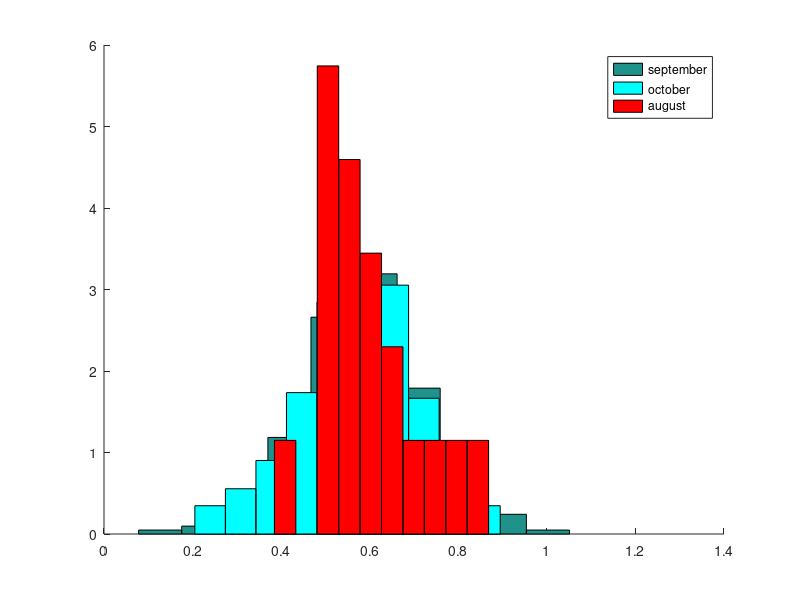

MATLAB code to generate this figure:
clear
clf
octoberSentiments = [0.625964145185
0.498714140424
0.625712509953
0.622794792251
0.680372831673
0.682143780561
0.605777213023
0.756763802978
0.47959167592
0.755139985505
0.459437417834
0.416676958084
0.780352363258
0.800194909526
0.734811613961
0.697353958444
0.316244708293
0.49364625099
0.339911275585
0.508274561582
0.840773831964
0.642440416695
0.633539796524
0.611443820928
0.510338035637
0.456272097453
0.70446170154
0.681349319614
0.205152715682
0.278081820493
0.663733472802
0.578058449258
0.334550712561
0.603358520842
0.507382119672
0.797171754433
0.266499955364
0.407421704121
0.228337850931
0.451031020065
0.894657189521
0.611172009737
0.475656756527
0.750357794568
0.728169137724
0.63027442039
0.727079536335
0.64337144285
0.59030893928
0.88549851049
0.551912905212
0.457644134842
0.668067785285
0.454969130066
0.653930636704
0.539523792574
0.730900623558
0.698810853301
0.734922131084
0.698748117232
0.625577489413
0.710409164664
0.389283012877
0.461705885308
0.433811228919
0.675617301503
0.641650132673
0.532454193175
0.688073141702
0.61508485056
0.83801134925
0.577513335428
0.626086431946
0.510437854435
0.57992882335
0.579647843994
0.718409521638
0.62209300788
0.393773136734
0.368609043758
0.49843209386
0.501219926409
0.63282863187
0.628916161938
0.654483748019
0.622320245584
0.630380343406
0.630290750393
0.50661297351
0.513151657239
0.611783434463
0.537595863115
0.617246477009
0.65263707293
0.660453973799
0.450400272656
0.567092741895
0.686249789422
0.541553417747
0.746327844304
0.4080811048
0.469465680434
0.530304141075
0.579968670838
0.648356462386
0.477442063765
0.647231900967
0.640079392614
0.507331307403
0.769628850752
0.425820481889
0.521760648122
0.861375985768
0.733380095236
0.729494318322
0.729498132135
0.32309037867
0.413751299196
0.323629736852
0.557132431671
0.609936760885
0.530989211006
0.552517813984
0.606481324702
0.603386616247
0.526596572702
0.578691666601
0.499950333643
0.594984373722
0.403430357647
0.270090667937
0.403430357647
0.47874211557
0.243738031797
0.33787965279
0.495697698997
0.33787965279
0.358772776971
0.468668175843
0.600834906854
0.794005867163
0.488639443482
0.538217034469
0.5880004973
0.521419282781
0.576423720336
0.629903382861
0.3498377895
0.390198197948
0.495207681603
0.521095753223
0.548862369886
0.492403104542
0.77701275378
0.644241911132
0.47264838631
0.546309531213
0.58268842525
0.595732209655
0.537358052786
0.509994454736
0.541175355214
0.585200481155
0.560455785729
0.564049842742
0.392418640338
0.468898501309
0.581345414644
0.499950333643
0.538702003762
0.441620127376
0.427496486596
0.499950333643
0.573575184993
0.700942982583
0.514719054556
0.681063987718
0.657055841133
0.657805504513
0.564464198998
0.61407094149
0.652951975668
0.42684742528
0.441221182615
0.659032078458
0.637722169986
0.710534859799
0.602437079814
0.643316742076
0.694546363009
0.614127365198
0.441328058532
0.544496639782
0.36909587669
0.572451007462
0.495651276167
0.409149545041
0.628505071066
0.648265884524
0.777128718935
0.703758776156
0.503800404092
0.639021615652
0.547875501915
0.52081600419
0.732886011252
0.598934327564
0.602866626672
0.576794341639
0.560509765557
0.641810256404
0.642035692642
0.71106009955
0.457075762491];

septemberSentiments = [0.549197425328
0.611839451342
0.521050371415
0.484090857073
0.64036667577
0.539781646943
0.617560101859
0.5652426514
0.608554841947
0.700516047433
0.504553323976
0.617338437448
0.609001045878
0.761744651616
0.77952772257
0.554221626683
0.626069768179
0.504374582431
0.647079716961
0.716070422034
0.43631149195
0.671378768219
0.825557860227
0.547953644806
0.688009328035
0.69271008997
0.506853314773
0.728619557444
0.506853314773
0.560571363434
0.669686945779
0.833381418666
0.741663685739
0.648807629523
0.577653206237
0.625002233303
0.55337430704
0.653704501123
0.545987206798
0.878326715245
0.7785681902
0.499104666247
0.499104666247
0.530969142032
0.653800707282
0.602109125982
0.499950333643
0.461832159832
0.526015547639
0.748211379844
0.560528205984
0.430046271976
0.68589425376
0.481541917213
0.661704377809
0.547877407981
0.639014779067
0.775470569316
0.402237401004
0.59055215402
0.546724358144
0.759154900275
0.710889480406
0.605169824746
0.859610988279
0.838062994622
0.308241186683
0.457079690712
0.680617481233
0.594064803043
0.576427885296
0.558764217515
0.625732199864
0.43631149195
0.584032785668
0.586909643464
0.542676404343
0.578713851046
0.900962631506
0.783386429759
0.488448378415
0.557174663876
0.594404130172
0.743531017224
0.69565666781
0.418866268837
0.884424687335
0.514101570429
0.558245081895
0.699717718329
0.569038796858
0.531798266451
0.589048532991
0.461542784874
0.801419130962
0.361483413554
0.303276119623
0.717697592581
0.833083642581
0.566626984882
0.354735052361
0.625550348637
0.731602182102
0.603525661409
0.660444915915
0.80584884636
0.812443455154
0.44572891149
0.645554253015
0.874931680385
0.684659224323
0.700760570385
0.54911511117
0.611123191835
0.445300066662
0.40431651197
0.267018628459
0.82363055131
0.585262187355
0.588534869447
0.510173011207
0.66268505797
0.795284134655
0.519497221157
0.80352168479
0.723313502017
0.798377571939
0.653150171928
0.958606087203
0.55904503114
0.684778823856
0.509842978802
0.690770869499
0.401747105454
0.454041758957
0.582191061554
0.724924326131
0.583480952065
0.655460085069
0.444064953049
0.829520221667
0.694045558342
0.546724129048
0.39808091303
0.720529688998
0.642098163896
0.656725404108
0.521738361946
0.662210705033
0.695541337671
0.817564760825
0.857842486007
0.563062934642
0.461578508623
0.471288147677
0.615883694284
0.779424191098
0.433740949038
0.488204694481
0.516368404221
0.573075442136
0.715300474721
0.700786899697
0.340215767973
0.670534631571
0.463455350127
0.68251708302
0.627929753242
0.64190358785
0.449467420478
0.786026609552
0.518519689948
0.704766044571
0.780941180316
0.73835494917
0.643775346527
0.6107293121
0.853962683564
0.349941166111
0.672342030499
0.707052195093
0.450072611581
0.350677244827
0.64893961905
0.656725404108
0.621479318823
0.707052195093
0.538189517451
0.595369426276
0.612291221991
0.728371689486
0.577627999909
0.603589411076
0.535846130314
0.565009841225
0.516024336872
0.621973640341
0.460905065075
0.582580550106
0.590759548453
0.582125520911
0.71794935565
0.688687983585
0.553064187495
0.677387775847
0.583592180874
0.789573869628
0.168590391523
0.459685378406
0.393077000906
0.533276355527
0.49392207674
0.674815307854
0.687432245368
0.509390432677
0.53890771593
0.58342220248
0.560866231165
0.629349497549
0.78243034827
0.528626641642
0.442693548259
0.609322023522
0.597210448168
0.584172527484
0.721092478743
0.681215594401
0.604844641552
0.543640389797
0.548211724814
0.539481256839
0.528643574793
0.58858875523
0.637187707217
0.495070346786
0.495070346786
0.576347666037
0.622746617514
0.459626650154
0.633521324932
0.586378426519
0.524238857067
0.675954305786
0.609813622171
0.667072111715
0.527049235593
0.674155017907
0.464375955733
0.797475611012
0.653195176789
0.441919183132
0.820806766473
0.464114536482
0.630502902048
0.525880090347
0.604791052092
0.644530555229
0.613953211064
0.382449228881
0.576280846553
0.691042458122
0.571301624861
0.589006260914
0.439335814378
0.528238663677
0.499950333643
0.525202018056
0.51507536966
0.259765981319
0.44273141603
0.664203982117
0.380163525926
0.518308939554
0.649940283033
0.725730035034
0.592720625597
0.55097677918
0.53458648092
0.753919082067
0.534470786183
0.397289296437
0.649763361274
0.571149995045
0.541587585959
0.664211235964
0.594785311387
0.594785311387
0.4607668526
0.499950333643
0.513217950246
0.454515583915
0.427732540526
0.478921878006
0.66247136448
0.575755070066
0.630616671245
0.568479874069
0.488524776147
0.571946661994
0.602994690049
0.606886462044
0.606886462044
0.689952905782
0.879113595031
0.644048905992
0.775728578477
0.517494296622
0.463781277386
0.625100936748
0.47266661386
0.483684238371
0.608606396501
0.846616686341
0.56411273317
0.586674998194
0.5058413465
0.642867406752
0.510713488971
0.68799431072
0.582059666044
0.496729742637
0.5058413465
0.613730374327
0.599958735629
0.580332754555
0.534833889569
0.625065079155
0.433681407728
0.564273790538
0.345437307433
0.591154777669
0.69315202596
0.596607054037
0.418325913998
0.571307168735
0.447014628433
0.432792936643
0.385570324565
0.474315492492
0.615139367827
0.493544381916
0.577140895768
0.654266186418
0.569753302038
0.56959786924
0.581472915359
0.755837809304
0.460510382512
0.54165046513
0.918522655787
0.903178697628
0.520678185601
0.499950333643
0.529644831422
0.542261980776
0.245652413497
0.671337666816
0.830860987288
0.662278418563
0.545223290547
0.593213669152
0.571954490569
0.587349435394
0.757149460843
0.563463641027
0.4292552165
0.609206445127
0.388516222835
0.496208359738
0.581734731486
0.493319785813
0.0781137166078
0.29613728213
0.667113085531
0.572762081414
0.544095847611
0.491031599145
0.673781699459
0.71923428428
0.62758962317
0.315718366312
0.695711221996
0.427608445889
0.570134704201
0.491398154312
0.562102075266
0.470720852464
0.640685620073
0.790564623639
0.456384387495
0.268062291133
0.637466297902
0.57919196715
0.429028735591
0.698195010576
0.506678902828
1.05105339645
0.630306066731
0.318781970876
0.315025976224
0.520927557337
0.683326324613
0.468415885876
0.54856831528
0.598656670622
0.562887422693
0.80518899587
0.604012620239
0.609085990134
0.444372639928
0.602006414346
0.56036753783
0.731872803417
0.679036003099
0.51084161898
0.503739912179
0.647833659949
0.537002431
0.729215728571
0.781204112565
0.479165395027
0.609716225278
0.55116206052
0.709769250306
0.688606747317
0.684029864509
0.8573030514];

augustSentiments = [
    0.504931399763
0.573808761612
0.62150276996
0.622406323149
0.868488278841
0.523843382598
0.524919770163
0.527365980579
0.55664270535
0.51203954498
0.669129255986
0.626481397913
0.384835960705
0.802972978152
0.537247564954
0.6718258795
0.556265414067
0.709408728904
0.755768522687
];

julySentiments = [0.515054616041
0.576808584954
0.602916777616
0.484721955808
0.752390538829
0.500388985097
0.57301937226
0.364138913491
0.731076405726
0.606610729656
0.495330598305
0.522004897259
0.486993799204
0.49046483635
0.531432875078
0.601960484378
0.598491776703
0.62160828028
0.615246744432
0.481755450091
0.663362000713
0.483817297207];

[x1,f1] = hist(septemberSentiments);
[x2, f2] = hist(octoberSentiments);
[x3, f3] = hist(augustSentiments);

hold on; 
sep=bar(f1,x1/trapz(f1,x1),'hist');
oct=bar(f2,x2/trapz(f2,x2),'hist'); 
aug=bar(f3,x3/trapz(f3,x3),'hist'); 
hold off
set(oct,'facecolor','c')
set(aug,'facecolor', 'r')
legend('september', 'october', 'august')